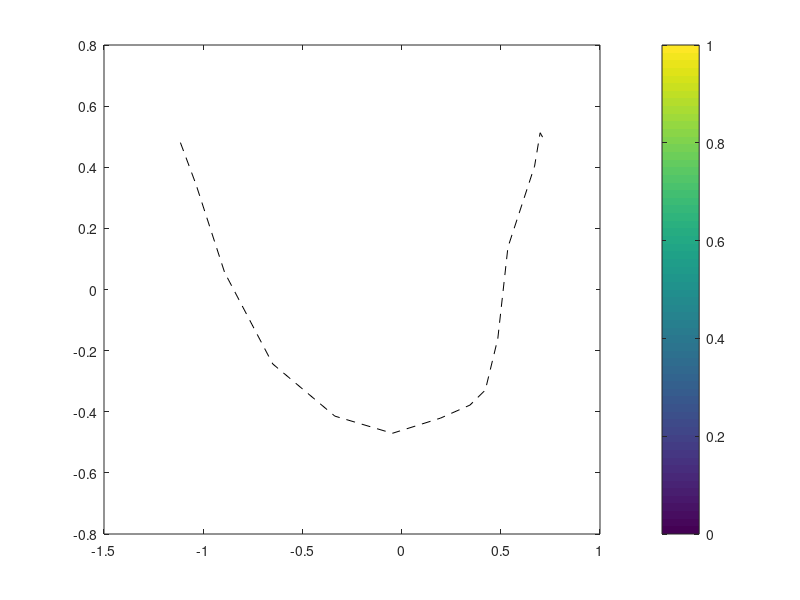

MATLAB code to generate this figure: (Note: this script raises an error after producing the figure.)
clc; clear; close all;

% Load functional connectomes
% Functional connectomes were computed using FARCI 
% http://www.github.com/cabsel/FARCI
load('./L5_connectome.mat');

%% PCA of Connectome Rewiring
% Set mouse index
mouse = 1;

% Initialize feature vector
neurons = size(connectome{mouse,1},1);
all_edges = zeros(size(connectome,2),neurons*(neurons-1)/2); % rows are sessions, columns are all possible edges

% Prepare connectome feature vector
for session = 1:size(connectome,2)

    adj = connectome{mouse,session};
    if ~isempty(adj)

        adj(isnan(adj)) = 0;
        adj(adj==0) = eps;
        adj = triu(adj,1);  
        idx = adj ~= 0;
        adj = adj(idx);
        adj(adj==eps) = 0;

        all_edges(session,:) = adj';

    end
end

all_edges = all_edges(:,any(all_edges)); % removing all the inactive edges (columns)
all_edges = all_edges(any(all_edges,2),:); % removing missing sessions (rows)


% PCA of Functional Connectomes
[coeff,score,latent,tsquared,explained] = pca(all_edges);

% Rotation of PC axes for L2/3
%xx = [1 -1 -1 1 1 1 -1]; 
%yy = [-1 -1 -1 -1 -1 1 1]; 

% Rotation of PC axes for L2/3
xx = [1 1 1 1 -1 -1 -1 1]; 
yy = [-1 -1 -1 1 -1 -1 -1 -1]; 

% PCA plot
x = score(:,1)*xx(mouse); y = score(:,2)*yy(mouse); %rotation
figure
scatter(x, y, 80, 1:length(x), 'filled');
plot(x, y,'k--'); colorbar;

xlabel(['PC1 (' num2str(round(explained(1),2)) '%)']);
ylabel(['PC2 (' num2str(round(explained(2),2)) '%)']);

%% Analysis of Learning Trajectories
top = 100; % set the number of top edges (highest PCA loadings)

PC1_all = [coeff(:,1), (1:size(coeff,1))'];
PC2_all = [coeff(:,2), (1:size(coeff,1))'];

PC1_all = sortrows(PC1_all,1,'descend');
PC2_all = sortrows(PC2_all,1,'descend');

pc1_pos = PC1_all(1:top,2);
pc1_neg = PC1_all(end-top+1:end,2);

pc2_pos = PC2_all(1:top,2);
pc2_neg = PC2_all(end-top+1:end,2);

figure
hold on

subplot(221); 
plot(mean(all_edges(:,pc1_pos),2),'LineWidth',2);
xlabel('Sessions'); ylabel('Partial Correlation');
title('Top Edges with Positive Loading - PC1')

subplot(222); 
plot(mean(all_edges(:,pc1_neg),2),'LineWidth',2);
xlabel('Sessions'); ylabel('Partial Correlation');
title('Top Edges with Negative Loading - PC1')

subplot(223); 
plot(mean(all_edges(:,pc2_pos),2),'LineWidth',2);
xlabel('Sessions'); ylabel('Partial Correlation');
title('Top Edges with Positive Loading - PC2')

subplot(224); 
plot(mean(all_edges(:,pc2_neg),2),'LineWidth',2);
xlabel('Sessions'); ylabel('Partial Correlation');
title('Top Edges with Negative Loading - PC2');